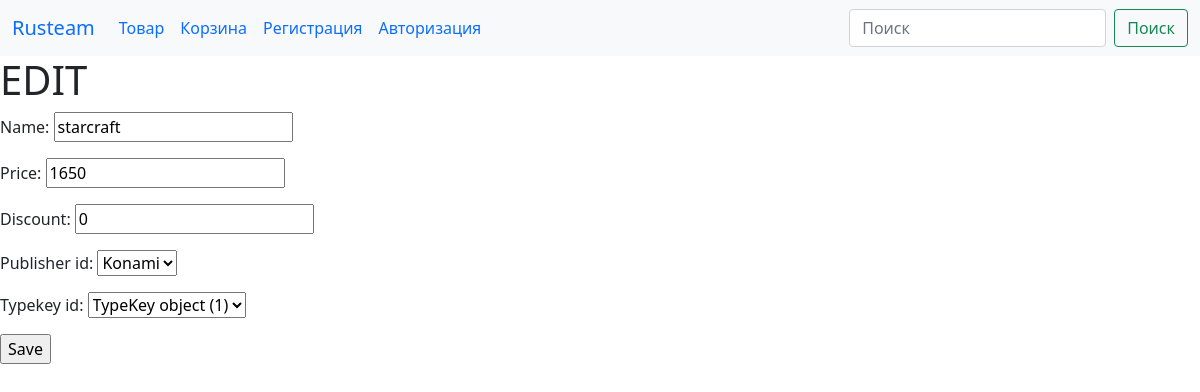
The app's page /Product/2/edit/ with its own data.
### store/models.py (models this page shows, shortened)
class Product(models.Model):
    name = models.CharField(max_length=20)
    price = models.IntegerField()
    discount = models.IntegerField()
    publisher_id = models.ForeignKey(Publisher, on_delete=models.CASCADE)
    typekey_id = models.ForeignKey(TypeKey, on_delete=models.CASCADE)

### store/views/Product.py (the view)
# urls.py: path('Product/<int:pk>/edit/', views.ProductUpdateView.as_view(), name='edit_prod'),
class ProductUpdateView(UpdateView):
    model = Product
    template_name = 'Product/edit.html'
    context_object_name = 'Product'
    fields = ['name', 'price', 'discount', 'publisher_id', 'typekey_id']

### store/models.py (called while the page is built)
    def __str__(self):
        return self.name_publisher

### store/templates/Product/edit.html
{%extends 'store.html'%}
{% block content %}
<h1>EDIT</h1>
    <div>
        <form method="post">{% csrf_token %}
            {{ form.as_p}}
            <input type="submit" value="Save">
        </form>
    </div>
{% endblock %}

### records on screen
Product: name "starcraft", price "1650", discount "0", publisher_id "Konami", typekey_id "TypeKey object (1)"
